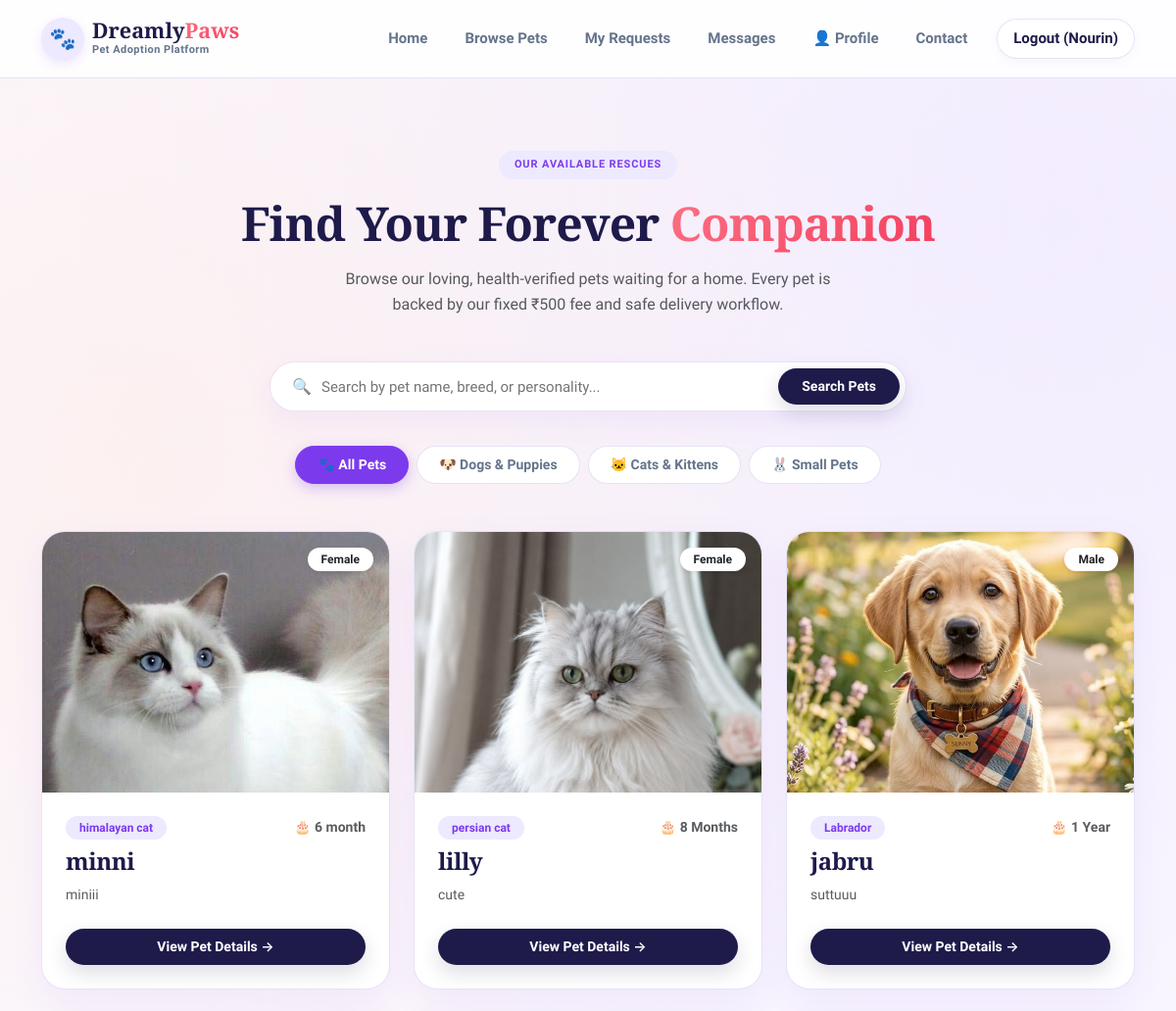
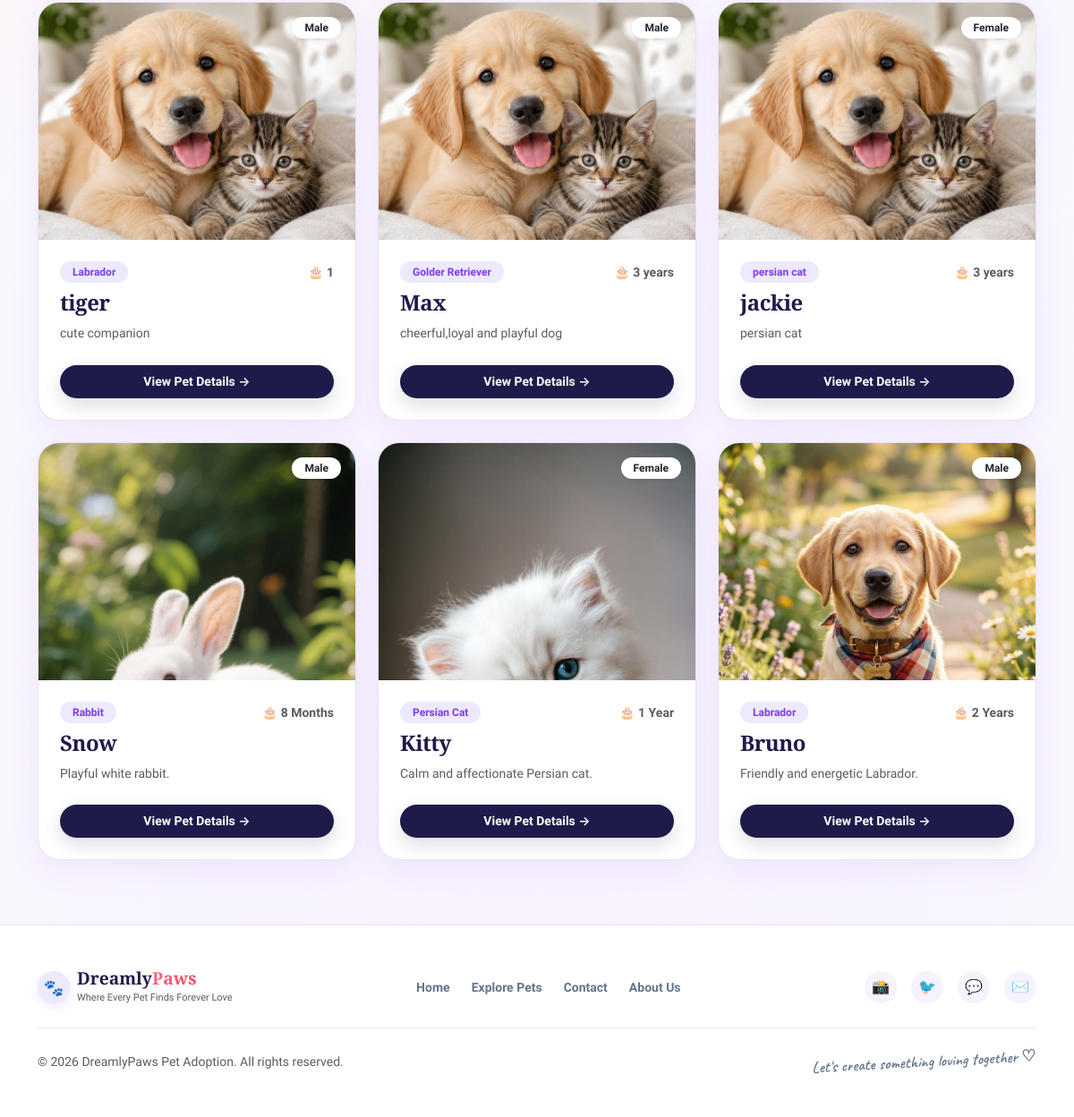
Before: /pets (signed in) with the older database file (2 pictures, top to bottom).
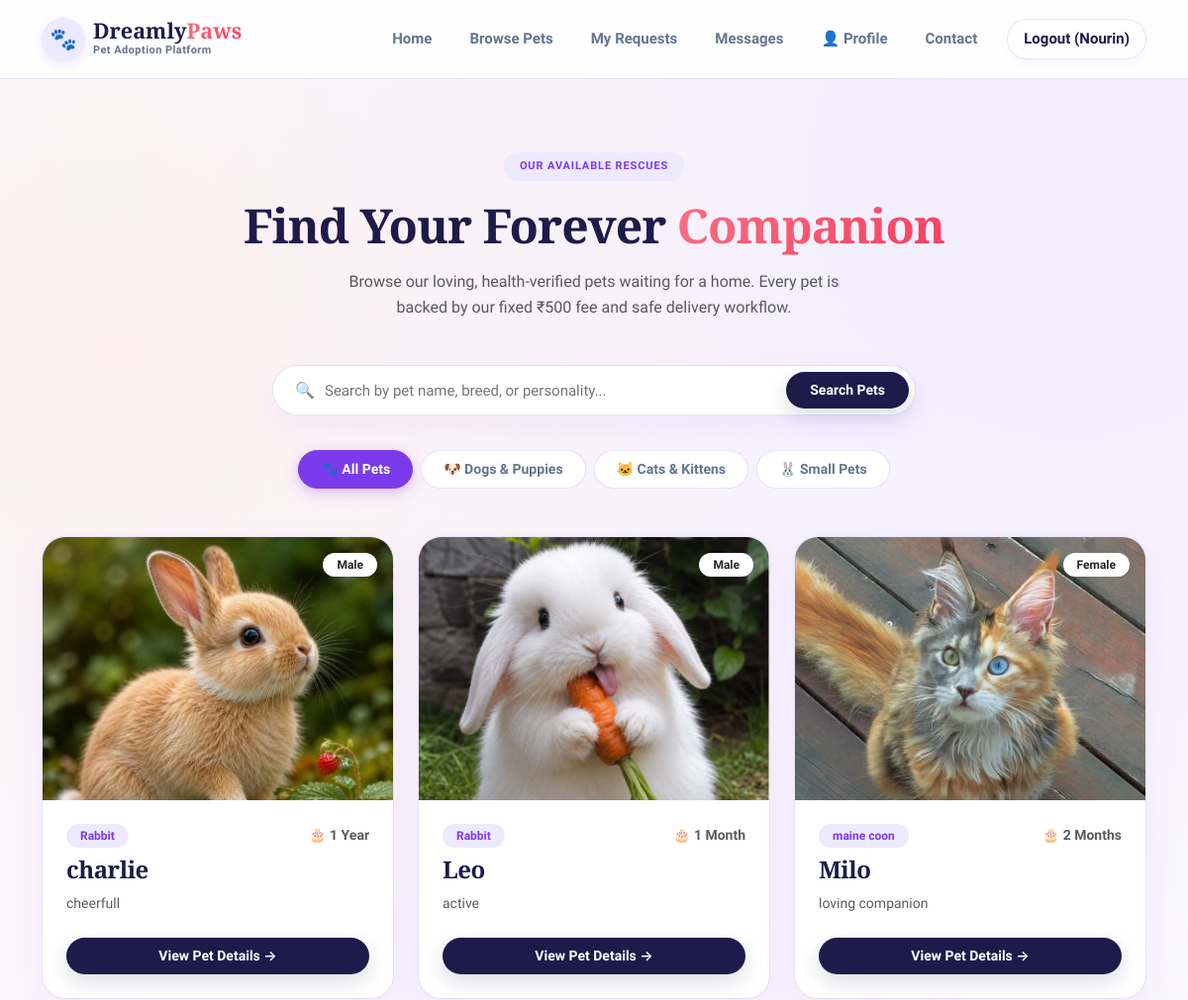
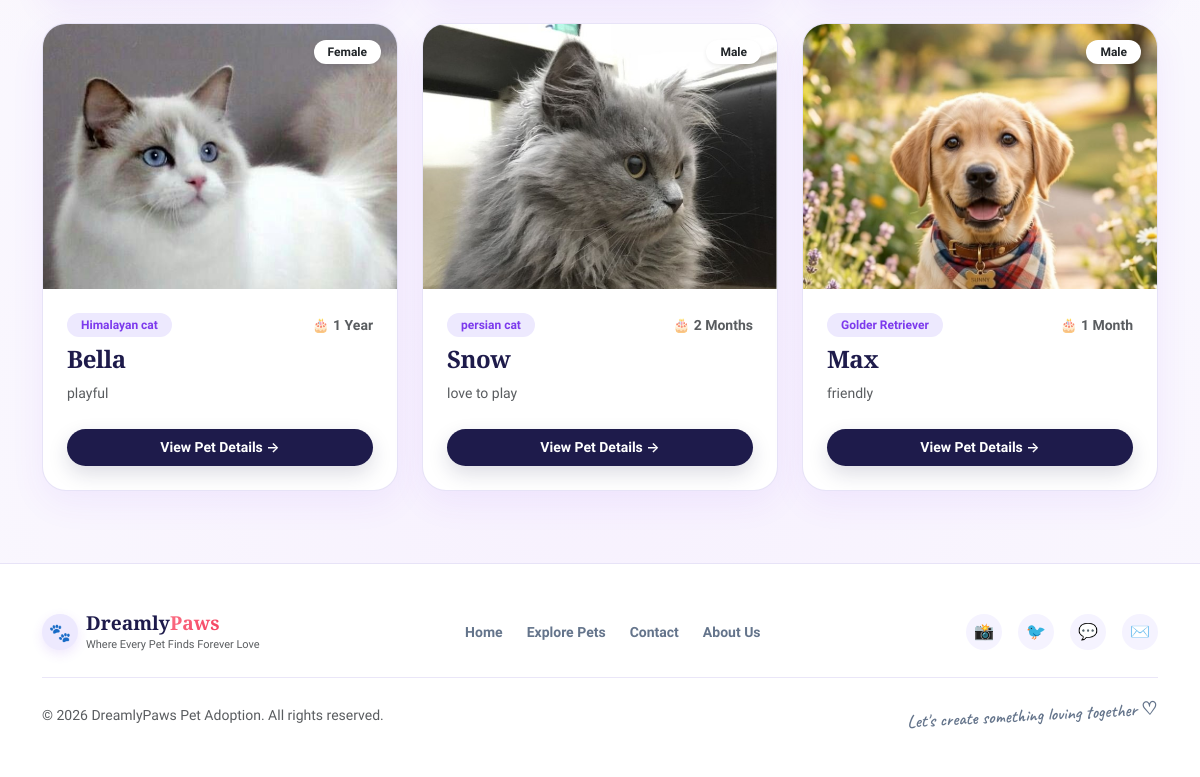
After: the same page with the newer database file (2 pictures, top to bottom).
### tables this page shows
CREATE TABLE pets(
        id INTEGER PRIMARY KEY AUTOINCREMENT,
        name TEXT,
        breed TEXT,
        age TEXT,
        gender TEXT,
        vaccinated TEXT,
        description TEXT,
        image TEXT
    , status TEXT DEFAULT 'Available', shelter_id INTEGER);

### app.py (the view, shortened to what this page needs)
@app.route('/pets')
def pets():
    if 'user' not in session:
        return redirect(url_for('login'))
    if session.get('role') == "Shelter":
        return redirect(url_for('shelter_dashboard'))
    if session.get('role') == "Admin":
        return redirect(url_for('admin'))
    search = request.args.get('search', '').strip()
    category = request.args.get('category', '').strip().lower()
    conn = sqlite3.connect("database.db")
    cursor = conn.cursor()
    query = """
        SELECT *
        FROM pets
        WHERE LOWER(TRIM(status)) = 'available'
    """
    params = []
    query += " ORDER BY id DESC"
    cursor.execute(query, params)
    pets_list = cursor.fetchall()
    conn.close()
    return render_template(
        "pets.html",
        pets=pets_list,
        search=search,
        category=category
    )

### templates/pets.html (shortened to what this page needs)
<!DOCTYPE html>
<html lang="en">
<head>
    <link href="https://cdn.jsdelivr.net/npm/bootstrap@5.3.3/dist/css/bootstrap.min.css" rel="stylesheet">
    <link rel="stylesheet" href="{{ url_for('static', filename='css/dreamly_theme.css') }}">
</head>
<body>
{% include 'navbar.html' %}
<div class="container py-4">
    <div class="catalog-header">
        <span class="pill-tag">
            OUR AVAILABLE RESCUES
        </span>
        <h1 class="display-5 fw-bold mb-3">
            Find Your Forever <span class="gradient-text">Companion</span>
        </h1>
        <p class="text-muted mx-auto" style="max-width: 540px; line-height: 1.6;">
            Browse our loving, health-verified pets waiting for a home. Every pet is backed by our fixed ₹500 fee and safe delivery workflow.
        </p>
    </div>
    <form method="GET" action="{{ url_for('pets') }}">
        <div class="search-pill-container">
            <span class="text-muted me-2">🔍</span>
            <input
                type="text"
                name="search"
                class="search-pill-input"
                placeholder="Search by pet name, breed, or personality..."
                value="{{ search or '' }}"
            >
            <button type="submit" class="btn-dark-pill py-2 px-4" style="font-size: 14px;">
                Search Pets
            </button>
        </div>
    </form>
    <div class="filter-pills-bar mb-5">
        <a href="{{ url_for('pets') }}" class="filter-pill {% if not request.args.get('category') %}active{% endif %}">
            🐾 All Pets
        </a>
        <a href="{{ url_for('pets', category='dog') }}" class="filter-pill {% if request.args.get('category') == 'dog' %}active{% endif %}">
            🐶 Dogs & Puppies
        </a>
        <a href="{{ url_for('pets', category='cat') }}" class="filter-pill {% if request.args.get('category') == 'cat' %}active{% endif %}">
            🐱 Cats & Kittens
        </a>
        <a href="{{ url_for('pets', category='rabbit') }}" class="filter-pill {% if request.args.get('category') == 'rabbit' %}active{% endif %}">
            🐰 Small Pets
        </a>
    </div>
    <div class="row g-4 mb-5">
        {% if pets %}
            {% for pet in pets %}
            <div class="col-sm-6 col-lg-4">
                <div class="catalog-pet-card">
                    <div style="position: relative;">
                        <img
                            src="{{ url_for('static', filename='images/' + (pet[7] if pet[7] else 'hero.jpg')) }}"
                            class="catalog-pet-img"
                            alt="{{ pet[1] }}"
                        >
                        <span class="badge bg-white text-dark shadow-sm position-absolute top-0 end-0 m-3 fw-bold">
                            {{ pet[4] }}
                        </span>
                    </div>
                    <div class="p-4 d-flex flex-column flex-grow-1">
                        <div class="d-flex justify-content-between align-items-center mb-2">
                            <span class="badge bg-purple-subtle">
                                {{ pet[2] }}
                            </span>
                            <span class="text-muted small fw-semibold">
                                🎂 {{ pet[3] }}
                            </span>
                        </div>
                        <h3 class="mb-2" style="font-family: var(--font-heading); font-size: 1.5rem; color: var(--dark-navy);">
                            {{ pet[1] }}
                        </h3>
                        <p class="text-muted small mb-4 flex-grow-1" style="line-height: 1.6;">
                            {{ pet[6][:110] }}{% if pet[6]|length > 110 %}...{% endif %}
                        </p>
                        <a
                            href="{{ url_for('pet_details', pet_id=pet[0]) }}"
                            class="btn-dark-pill justify-content-center w-100 py-2"
                            style="font-size: 14px;"
                        >
                            View Pet Details →
                        </a>
                    </div>
                </div>
            </div>
            {% endfor %}
        {% endif %}
    </div>
</div>
{% include 'footer.html' %}
</body>
</html>

### templates/navbar.html (shortened to what this page needs)
<link rel="stylesheet" href="{{ url_for('static', filename='css/dreamly_theme.css') }}">
<nav class="navbar navbar-expand-lg dreamly-navbar sticky-top">
    <div class="container">
        <a class="navbar-brand d-flex align-items-center gap-2" href="{{ url_for('home') }}">
            <div class="brand-icon-wrap">
                🐾
            </div>
            <div class="d-flex flex-column">
                <span class="brand-title">Dreamly<span class="gradient-text">Paws</span></span>
                <span class="brand-subtitle">Pet Adoption Platform</span>
            </div>
        </a>
        <div class="collapse navbar-collapse" id="mainNavbar">
            {% if not session.get('user_id') %}
                <ul class="navbar-nav ms-auto align-items-lg-center">
                    <li class="nav-item">
                        <a class="nav-link px-3" href="{{ url_for('home') }}">
                            Home
                        </a>
                    </li>
                    <li class="nav-item">
                        <a class="nav-link px-3" href="{{ url_for('pets') }}">
                            Explore Pets
                        </a>
                    </li>
                    <li class="nav-item">
                        <a class="nav-link px-3" href="{{ url_for('contact') }}">
                            Contact
                        </a>
                    </li>
                    <li class="nav-item ms-lg-2">
                        <a class="nav-link px-3 text-dark fw-semibold" href="{{ url_for('login') }}">
                            Sign In
                        </a>
                    </li>
                    <li class="nav-item ms-lg-2">
                        <a class="btn-dark-pill" href="{{ url_for('register') }}">
                            Get Started →
                        </a>
                    </li>
                </ul>
            {% elif session.get('role') == 'Adopter' %}
                <ul class="navbar-nav ms-auto align-items-lg-center">
                    <li class="nav-item">
                        <a class="nav-link px-3" href="{{ url_for('home') }}">
                            Home
                        </a>
                    </li>
                    <li class="nav-item">
                        <a class="nav-link px-3" href="{{ url_for('pets') }}">
                            Browse Pets
                        </a>
                    </li>
                    <li class="nav-item">
                        <a class="nav-link px-3" href="{{ url_for('my_requests') }}">
                            My Requests
                        </a>
                    </li>
                    <li class="nav-item">
                        <a class="nav-link px-3" href="{{ url_for('my_messages') }}">
                            Messages
                        </a>
                    </li>
                    <li class="nav-item">
                        <a class="nav-link px-3" href="{{ url_for('profile') }}">
                            👤 Profile
                        </a>
                    </li>
                    <li class="nav-item">
                        <a class="nav-link px-3" href="{{ url_for('contact') }}">
                            Contact
                        </a>
                    </li>
                    <li class="nav-item ms-lg-2">
                        <a class="btn-outline-pill py-2 px-3" href="{{ url_for('logout') }}">
                            Logout ({{ session.get('user', '') }})
                        </a>
                    </li>
                </ul>
            {% endif %}
        </div>
    </div>
</nav>

### templates/footer.html (shortened to what this page needs)
<footer class="dreamly-footer py-5 mt-auto">
    <div class="container">
        <div class="d-flex flex-column flex-md-row justify-content-between align-items-center gap-4 pb-4 border-bottom" style="border-color: rgba(226, 220, 246, 0.7) !important;">
            <div class="d-flex align-items-center gap-2">
                <div class="brand-icon-wrap" style="width: 36px; height: 36px; font-size: 18px;">
                    🐾
                </div>
                <div>
                    <span class="brand-title" style="font-size: 1.2rem;">Dreamly<span class="gradient-text">Paws</span></span>
                    <div class="text-muted small" style="font-size: 11px;">Where Every Pet Finds Forever Love</div>
                </div>
            </div>
            <div class="d-flex gap-4 flex-wrap justify-content-center">
                <a href="{{ url_for('home') }}" class="footer-link">Home</a>
                <a href="{{ url_for('pets') }}" class="footer-link">Explore Pets</a>
                <a href="{{ url_for('contact') }}" class="footer-link">Contact</a>
                <a href="{{ url_for('about') }}" class="footer-link">About Us</a>
            </div>
            <div class="d-flex gap-3">
                <a href="#" class="social-icon" title="Instagram">📸</a>
                <a href="#" class="social-icon" title="Twitter">🐦</a>
                <a href="#" class="social-icon" title="Community">💬</a>
                <a href="#" class="social-icon" title="Email">✉️</a>
            </div>
        </div>
        <div class="d-flex flex-column flex-sm-row justify-content-between align-items-center gap-2 pt-4 text-muted small">
            <div>© 2026 DreamlyPaws Pet Adoption. All rights reserved.</div>
            <div class="handwritten-note" style="font-size: 18px;">Let's create something loving together ♡</div>
        </div>
    </div>
</footer>

### static/css/dreamly_theme.css (style rules this page uses)
:root { --font-heading: 'Playfair Display', Georgia, 'Times New Roman', serif; --font-body: 'Plus Jakarta Sans', -apple-system, BlinkMacSystemFont, 'Segoe UI', Roboto, sans-serif; --font-hand: 'Caveat', cursive; --bg-base: #FAF8FE; --bg-surface: #FFFFFF; --bg-mesh: radial-gradient(circle at 10% 20%, rgba(255, 235, 230, 0.55) 0%, transparent 40%), radial-gradient(circle at 90% 10%, rgba(238, 230, 255, 0.65) 0%, transparent 45%), radial-gradient(circle at 50% 80%, rgba(243, 232, 255, 0.45) 0%, transparent 50%), #FAF8FE; --purple-primary: #7C3AED; --purple-hover: #6D28D9; --purple-soft: #EDE9FE; --purple-light: #F5F3FF; --purple-gradient: linear-gradient(135deg, #7C3AED 0%, #6366F1 100%); --coral-primary: #FB7185; --coral-soft: #FFE4E6; --coral-gradient: linear-gradient(135deg, #FB7185 0%, #F43F5E 100%); --dark-navy: #1E1B4B; --dark-navy-hover: #0F172A; --text-main: #1E1B4B; --text-muted: #64748B; --text-light: #94A3B8; --border-subtle: rgba(226, 220, 246, 0.8); --card-shadow: 0 12px 35px rgba(124, 58, 237, 0.07); --card-shadow-hover: 0 18px 45px rgba(124, 58, 237, 0.12); --radius-pill: 50px; --radius-card: 24px; --radius-sm: 14px; }
body { font-family: var(--font-body); background: var(--bg-mesh); color: var(--text-main); margin: 0; padding: 0; min-height: 100vh; display: flex; flex-direction: column; -webkit-font-smoothing: antialiased; }
h1, h2, h3, h4, .display-1, .display-2, .display-3, .display-4, .display-5, .display-6, .section-title h2, .dashboard-title, .page-title { font-family: var(--font-heading); color: var(--text-main); letter-spacing: -0.02em; font-weight: 700; }
.gradient-text { background: var(--coral-gradient); -webkit-background-clip: text; -webkit-text-fill-color: transparent; display: inline; }
.handwritten-note { font-family: var(--font-hand); font-size: 20px; color: var(--text-muted); font-weight: 600; transform: rotate(-3deg); display: inline-block; }
.pill-tag { display: inline-block; background: var(--purple-soft); color: var(--purple-primary); padding: 6px 16px; border-radius: var(--radius-pill); font-size: 11px; font-weight: 700; letter-spacing: 0.08em; text-transform: uppercase; margin-bottom: 16px; }
.btn-dark-pill { background: var(--dark-navy); color: #ffffff !important; border: none; border-radius: var(--radius-pill); padding: 12px 28px; font-weight: 600; font-size: 15px; display: inline-flex; align-items: center; gap: 8px; transition: all 0.25s cubic-bezier(0.16, 1, 0.3, 1); box-shadow: 0 8px 20px rgba(30, 27, 75, 0.15); text-decoration: none; }
.btn-outline-pill { background: #ffffff; color: var(--text-main) !important; border: 1px solid var(--border-subtle); border-radius: var(--radius-pill); padding: 11px 24px; font-weight: 600; font-size: 15px; display: inline-flex; align-items: center; gap: 8px; transition: all 0.25s ease; box-shadow: 0 4px 14px rgba(0, 0, 0, 0.03); text-decoration: none; }
.badge { padding: 6px 14px; border-radius: var(--radius-pill); font-weight: 600; font-size: 12px; }
.bg-purple-subtle { background-color: var(--purple-soft) !important; color: var(--purple-primary) !important; }
.filter-pills-bar { display: flex; gap: 8px; flex-wrap: wrap; align-items: center; justify-content: center; }
.filter-pill { padding: 8px 22px; border-radius: var(--radius-pill); font-size: 14px; font-weight: 600; text-decoration: none; color: var(--text-muted); background: #ffffff; border: 1px solid var(--border-subtle); transition: all 0.2s ease; }
.filter-pill.active { background: var(--purple-primary); color: #ffffff !important; border-color: var(--purple-primary); box-shadow: 0 4px 14px rgba(124, 58, 237, 0.3); }

### templates/pets.html (style rules this page uses)
.catalog-header { text-align: center; padding: 50px 0 30px; }
.search-pill-container { max-width: 650px; margin: 0 auto 35px; background: #ffffff; border-radius: var(--radius-pill); padding: 6px 6px 6px 22px; display: flex; align-items: center; border: 1.5px solid var(--border-subtle); box-shadow: 0 10px 30px rgba(124, 58, 237, 0.06); transition: border-color 0.2s, box-shadow 0.2s; }
.search-pill-input { border: none; outline: none; flex: 1; font-size: 15px; color: var(--text-main); background: transparent; }
.catalog-pet-card { background: #ffffff; border-radius: 24px; overflow: hidden; border: 1px solid var(--border-subtle); box-shadow: var(--card-shadow); transition: all 0.3s cubic-bezier(0.16, 1, 0.3, 1); height: 100%; display: flex; flex-direction: column; }
.catalog-pet-img { width: 100%; aspect-ratio: 4 / 3; object-fit: cover; object-position: top center; }

Changed rows visible on the page:
removed pets: image (picture), gender "Female", breed "himalayan cat", age "6 month", name "minni", description "miniii"
removed pets: image (picture), gender "Female", breed "persian cat", age "8 Months", name "lilly", description "cute"
removed pets: image (picture), gender "Male", breed "Labrador", age "1 Year", name "jabru", description "suttuuu"
no longer on this page (row edited): pets: image (picture), gender "Male", breed "Labrador", age "1", name "tiger", description "cute companion"
no longer on this page (row edited): pets: image (picture), gender "Male", breed "Golder Retriever", age "3 years", name "Max", description "cheerful,loyal and playful dog"
removed pets: image (picture), gender "Female", breed "persian cat", age "3 years", name "jackie", description "persian cat"
removed pets: image (picture), gender "Male", breed "Rabbit", age "8 Months", name "Snow", description "Playful white rabbit."
removed pets: image (picture), gender "Female", breed "Persian Cat", age "1 Year", name "Kitty", description "Calm and affectionate Persian cat."
removed pets: image (picture), gender "Male", breed "Labrador", age "2 Years", name "Bruno", description "Friendly and energetic Labrador."
added pets: image (picture), gender "Male", breed "Rabbit", age "1 Year", name "charlie", description "cheerfull"
added pets: image (picture), gender "Male", breed "Rabbit", age "1 Month", name "Leo", description "active"
added pets: image (picture), gender "Female", breed "maine coon", age "2 Months", name "Milo", description "loving companion"
added pets: image (picture), gender "Female", breed "Himalayan cat", age "1 Year", name "Bella", description "playful"
added pets: image (picture), gender "Male", breed "persian cat", age "2 Months", name "Snow", description "love to play"
added pets: image (picture), gender "Male", breed "Golder Retriever", age "1 Month", name "Max", description "friendly"
